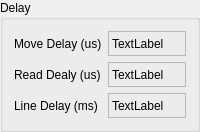
    <widget class="QGroupBox" name="groupBox">
     <property name="title">
      <string>Delay</string>
     </property>
     <layout class="QGridLayout" name="gridLayout_2">
      <item row="2" column="0">
       <widget class="QLabel" name="label_3">
        <property name="sizePolicy">
         <sizepolicy hsizetype="Preferred" vsizetype="Fixed">
          <horstretch>0</horstretch>
          <verstretch>0</verstretch>
         </sizepolicy>
        </property>
        <property name="minimumSize">
         <size>
          <width>0</width>
          <height>25</height>
         </size>
        </property>
        <property name="maximumSize">
         <size>
          <width>16777215</width>
          <height>25</height>
         </size>
        </property>
        <property name="text">
         <string>Line Delay (ms)</string>
        </property>
       </widget>
      </item>
      <item row="2" column="1">
       <widget class="QLabel" name="label_line_delay">
        <property name="sizePolicy">
         <sizepolicy hsizetype="Preferred" vsizetype="Fixed">
          <horstretch>0</horstretch>
          <verstretch>0</verstretch>
         </sizepolicy>
        </property>
        <property name="minimumSize">
         <size>
          <width>0</width>
          <height>25</height>
         </size>
        </property>
        <property name="maximumSize">
         <size>
          <width>16777215</width>
          <height>25</height>
         </size>
        </property>
        <property name="frameShape">
         <enum>QFrame::StyledPanel</enum>
        </property>
        <property name="text">
         <string>TextLabel</string>
        </property>
       </widget>
      </item>
      <item row="0" column="0">
       <widget class="QLabel" name="label">
        <property name="sizePolicy">
         <sizepolicy hsizetype="Preferred" vsizetype="Fixed">
          <horstretch>0</horstretch>
          <verstretch>0</verstretch>
         </sizepolicy>
        </property>
        <property name="minimumSize">
         <size>
          <width>0</width>
          <height>25</height>
         </size>
        </property>
        <property name="maximumSize">
         <size>
          <width>16777215</width>
          <height>25</height>
         </size>
        </property>
        <property name="text">
         <string>Move Delay (us)</string>
        </property>
       </widget>
      </item>
      <item row="0" column="1">
       <widget class="QLabel" name="label_move_delay">
        <property name="sizePolicy">
         <sizepolicy hsizetype="Preferred" vsizetype="Fixed">
          <horstretch>0</horstretch>
          <verstretch>0</verstretch>
         </sizepolicy>
        </property>
        <property name="minimumSize">
         <size>
          <width>0</width>
          <height>25</height>
         </size>
        </property>
        <property name="maximumSize">
         <size>
          <width>16777215</width>
          <height>25</height>
         </size>
        </property>
        <property name="frameShape">
         <enum>QFrame::StyledPanel</enum>
        </property>
        <property name="text">
         <string>TextLabel</string>
        </property>
       </widget>
      </item>
      <item row="1" column="0">
       <widget class="QLabel" name="label_2">
        <property name="sizePolicy">
         <sizepolicy hsizetype="Preferred" vsizetype="Fixed">
          <horstretch>0</horstretch>
          <verstretch>0</verstretch>
         </sizepolicy>
        </property>
        <property name="minimumSize">
         <size>
          <width>0</width>
          <height>25</height>
         </size>
        </property>
        <property name="maximumSize">
         <size>
          <width>16777215</width>
          <height>25</height>
         </size>
        </property>
        <property name="text">
         <string>Read Dealy (us)</string>
        </property>
       </widget>
      </item>
      <item row="1" column="1">
       <widget class="QLabel" name="label_read_delay">
        <property name="sizePolicy">
         <sizepolicy hsizetype="Preferred" vsizetype="Fixed">
          <horstretch>0</horstretch>
          <verstretch>0</verstretch>
         </sizepolicy>
        </property>
        <property name="minimumSize">
         <size>
          <width>0</width>
          <height>25</height>
         </size>
        </property>
        <property name="maximumSize">
         <size>
          <width>16777215</width>
          <height>25</height>
         </size>
        </property>
        <property name="frameShape">
         <enum>QFrame::StyledPanel</enum>
        </property>
        <property name="text">
         <string>TextLabel</string>
        </property>
       </widget>
      </item>
     </layout>
    </widget>
